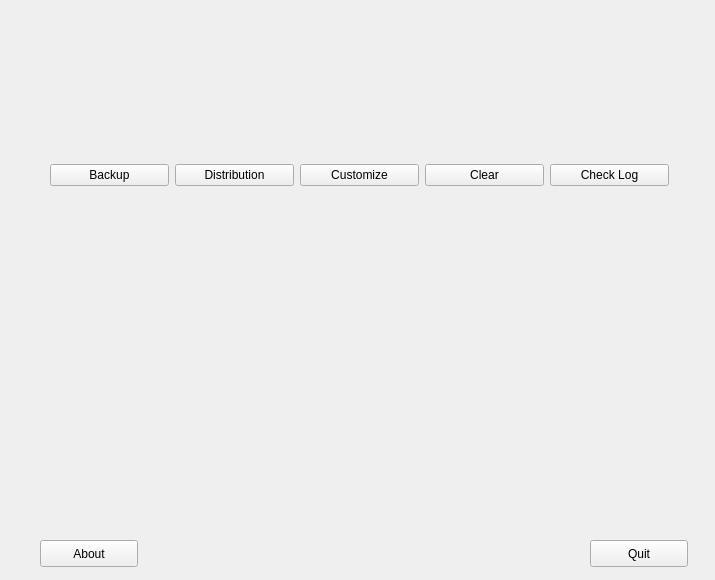
<?xml version="1.0" encoding="UTF-8"?>
<ui version="4.0">
 <class>Remastersys</class>
 <widget class="QMainWindow" name="Remastersys">
  <property name="geometry">
   <rect>
    <x>0</x>
    <y>0</y>
    <width>715</width>
    <height>580</height>
   </rect>
  </property>
  <property name="minimumSize">
   <size>
    <width>715</width>
    <height>580</height>
   </size>
  </property>
  <property name="maximumSize">
   <size>
    <width>715</width>
    <height>580</height>
   </size>
  </property>
  <property name="windowTitle">
   <string>Remastersys</string>
  </property>
  <widget class="QWidget" name="centralWidget">
   <widget class="QLabel" name="label">
    <property name="geometry">
     <rect>
      <x>10</x>
      <y>10</y>
      <width>691</width>
      <height>141</height>
     </rect>
    </property>
    <property name="text">
     <string/>
    </property>
    <property name="pixmap">
     <pixmap resource="remastersys.qrc">:/images/remastersys-large.png</pixmap>
    </property>
   </widget>
   <widget class="QStackedWidget" name="stackedWidget">
    <property name="geometry">
     <rect>
      <x>30</x>
      <y>210</y>
      <width>661</width>
      <height>321</height>
     </rect>
    </property>
    <property name="currentIndex">
     <number>0</number>
    </property>
    <widget class="QWidget" name="page_1">
     <widget class="QConsoleWidget" name="console1" native="true">
      <property name="geometry">
       <rect>
        <x>13</x>
        <y>16</y>
        <width>641</width>
        <height>311</height>
       </rect>
      </property>
     </widget>
     <widget class="QLabel" name="mainImg">
      <property name="geometry">
       <rect>
        <x>210</x>
        <y>50</y>
        <width>221</width>
        <height>221</height>
       </rect>
      </property>
      <property name="text">
       <string/>
      </property>
      <property name="pixmap">
       <pixmap resource="remastersys.qrc">:/images/main.png</pixmap>
      </property>
     </widget>
    </widget>
    <widget class="QWidget" name="page_2">
     <widget class="QConsoleWidget" name="console2" native="true">
      <property name="geometry">
       <rect>
        <x>13</x>
        <y>16</y>
        <width>641</width>
        <height>311</height>
       </rect>
      </property>
     </widget>
    </widget>
    <widget class="QWidget" name="page_3">
     <widget class="QWidget" name="verticalLayoutWidget">
      <property name="geometry">
       <rect>
        <x>6</x>
        <y>10</y>
        <width>181</width>
        <height>291</height>
       </rect>
      </property>
      <layout class="QVBoxLayout" name="verticalLayout">
       <property name="sizeConstraint">
        <enum>QLayout::SetDefaultConstraint</enum>
       </property>
       <item>
        <widget class="QPushButton" name="splashImgBtn">
         <property name="minimumSize">
          <size>
           <width>175</width>
           <height>30</height>
          </size>
         </property>
         <property name="maximumSize">
          <size>
           <width>175</width>
           <height>30</height>
          </size>
         </property>
         <property name="text">
          <string>Splash Image</string>
         </property>
        </widget>
       </item>
       <item>
        <widget class="QPushButton" name="grubImgBtn">
         <property name="minimumSize">
          <size>
           <width>175</width>
           <height>30</height>
          </size>
         </property>
         <property name="maximumSize">
          <size>
           <width>175</width>
           <height>30</height>
          </size>
         </property>
         <property name="text">
          <string>Grub Image</string>
         </property>
        </widget>
       </item>
       <item>
        <widget class="QPushButton" name="plymouthBtn">
         <property name="minimumSize">
          <size>
           <width>175</width>
           <height>30</height>
          </size>
         </property>
         <property name="maximumSize">
          <size>
           <width>175</width>
           <height>30</height>
          </size>
         </property>
         <property name="text">
          <string>Plymouth Theme</string>
         </property>
        </widget>
       </item>
       <item>
        <widget class="QPushButton" name="userSettingBtn">
         <property name="minimumSize">
          <size>
           <width>175</width>
           <height>30</height>
          </size>
         </property>
         <property name="maximumSize">
          <size>
           <width>175</width>
           <height>30</height>
          </size>
         </property>
         <property name="text">
          <string>User Settings</string>
         </property>
        </widget>
       </item>
       <item>
        <widget class="QPushButton" name="configureBtn">
         <property name="minimumSize">
          <size>
           <width>175</width>
           <height>30</height>
          </size>
         </property>
         <property name="maximumSize">
          <size>
           <width>175</width>
           <height>30</height>
          </size>
         </property>
         <property name="text">
          <string>Configure</string>
         </property>
        </widget>
       </item>
      </layout>
     </widget>
     <widget class="QWidget" name="verticalLayoutWidget_2">
      <property name="geometry">
       <rect>
        <x>202</x>
        <y>10</y>
        <width>451</width>
        <height>291</height>
       </rect>
      </property>
      <layout class="QVBoxLayout" name="verticalLayout_2">
       <item>
        <spacer name="verticalSpacer_2">
         <property name="orientation">
          <enum>Qt::Vertical</enum>
         </property>
         <property name="sizeHint" stdset="0">
          <size>
           <width>20</width>
           <height>40</height>
          </size>
         </property>
        </spacer>
       </item>
       <item>
        <widget class="QLabel" name="label_4">
         <property name="text">
          <string>Select a 640x480 png file for the live menu background</string>
         </property>
        </widget>
       </item>
       <item>
        <spacer name="verticalSpacer_3">
         <property name="orientation">
          <enum>Qt::Vertical</enum>
         </property>
         <property name="sizeHint" stdset="0">
          <size>
           <width>20</width>
           <height>40</height>
          </size>
         </property>
        </spacer>
       </item>
       <item>
        <widget class="QLabel" name="label_7">
         <property name="text">
          <string>Select a picture for the Grub menu background </string>
         </property>
        </widget>
       </item>
       <item>
        <spacer name="verticalSpacer_4">
         <property name="orientation">
          <enum>Qt::Vertical</enum>
         </property>
         <property name="sizeHint" stdset="0">
          <size>
           <width>20</width>
           <height>40</height>
          </size>
         </property>
        </spacer>
       </item>
       <item>
        <widget class="QLabel" name="label_8">
         <property name="text">
          <string>Create and select a plymouth theme</string>
         </property>
        </widget>
       </item>
       <item>
        <spacer name="verticalSpacer_5">
         <property name="orientation">
          <enum>Qt::Vertical</enum>
         </property>
         <property name="sizeHint" stdset="0">
          <size>
           <width>20</width>
           <height>40</height>
          </size>
         </property>
        </spacer>
       </item>
       <item>
        <widget class="QLabel" name="label_9">
         <property name="text">
          <string>Copy user settings to /etc/skel and be the default for all new users</string>
         </property>
        </widget>
       </item>
       <item>
        <spacer name="verticalSpacer_6">
         <property name="orientation">
          <enum>Qt::Vertical</enum>
         </property>
         <property name="sizeHint" stdset="0">
          <size>
           <width>20</width>
           <height>40</height>
          </size>
         </property>
        </spacer>
       </item>
       <item>
        <widget class="QLabel" name="label_10">
         <property name="text">
          <string>Customize the settings for remastersys</string>
         </property>
        </widget>
       </item>
       <item>
        <spacer name="verticalSpacer">
         <property name="orientation">
          <enum>Qt::Vertical</enum>
         </property>
         <property name="sizeHint" stdset="0">
          <size>
           <width>20</width>
           <height>40</height>
          </size>
         </property>
        </spacer>
       </item>
      </layout>
     </widget>
    </widget>
    <widget class="QWidget" name="page_4">
     <widget class="QLabel" name="label_5">
      <property name="geometry">
       <rect>
        <x>220</x>
        <y>50</y>
        <width>221</width>
        <height>221</height>
       </rect>
      </property>
      <property name="text">
       <string/>
      </property>
      <property name="pixmap">
       <pixmap resource="remastersys.qrc">:/images/main.png</pixmap>
      </property>
     </widget>
    </widget>
    <widget class="QWidget" name="page_5">
     <widget class="QTextEdit" name="textEdit">
      <property name="geometry">
       <rect>
        <x>13</x>
        <y>16</y>
        <width>631</width>
        <height>301</height>
       </rect>
      </property>
      <property name="verticalScrollBarPolicy">
       <enum>Qt::ScrollBarAlwaysOn</enum>
      </property>
      <property name="readOnly">
       <bool>true</bool>
      </property>
     </widget>
    </widget>
   </widget>
   <widget class="QWidget" name="horizontalLayoutWidget">
    <property name="geometry">
     <rect>
      <x>39</x>
      <y>150</y>
      <width>641</width>
      <height>51</height>
     </rect>
    </property>
    <layout class="QHBoxLayout" name="horizontalLayout">
     <item>
      <widget class="QPushButton" name="backupBtn">
       <property name="text">
        <string>Backup</string>
       </property>
      </widget>
     </item>
     <item>
      <widget class="QPushButton" name="distBtn">
       <property name="text">
        <string>Distribution</string>
       </property>
      </widget>
     </item>
     <item>
      <widget class="QPushButton" name="customBtn">
       <property name="text">
        <string>Customize</string>
       </property>
      </widget>
     </item>
     <item>
      <widget class="QPushButton" name="clearBtn">
       <property name="text">
        <string>Clear</string>
       </property>
      </widget>
     </item>
     <item>
      <widget class="QPushButton" name="checklogBtn">
       <property name="text">
        <string>Check Log</string>
       </property>
      </widget>
     </item>
    </layout>
   </widget>
   <widget class="QPushButton" name="quitBtn">
    <property name="geometry">
     <rect>
      <x>590</x>
      <y>540</y>
      <width>98</width>
      <height>27</height>
     </rect>
    </property>
    <property name="text">
     <string>Quit</string>
    </property>
   </widget>
   <widget class="QPushButton" name="aboutBtn">
    <property name="geometry">
     <rect>
      <x>40</x>
      <y>540</y>
      <width>98</width>
      <height>27</height>
     </rect>
    </property>
    <property name="text">
     <string>About</string>
    </property>
   </widget>
  </widget>
 </widget>
 <layoutdefault spacing="6" margin="11"/>
 <customwidgets>
  <customwidget>
   <class>QConsoleWidget</class>
   <extends>QWidget</extends>
   <header>terminalwidget</header>
  </customwidget>
 </customwidgets>
 <resources>
  <include location="remastersys.qrc"/>
 </resources>
 <connections/>
</ui>
